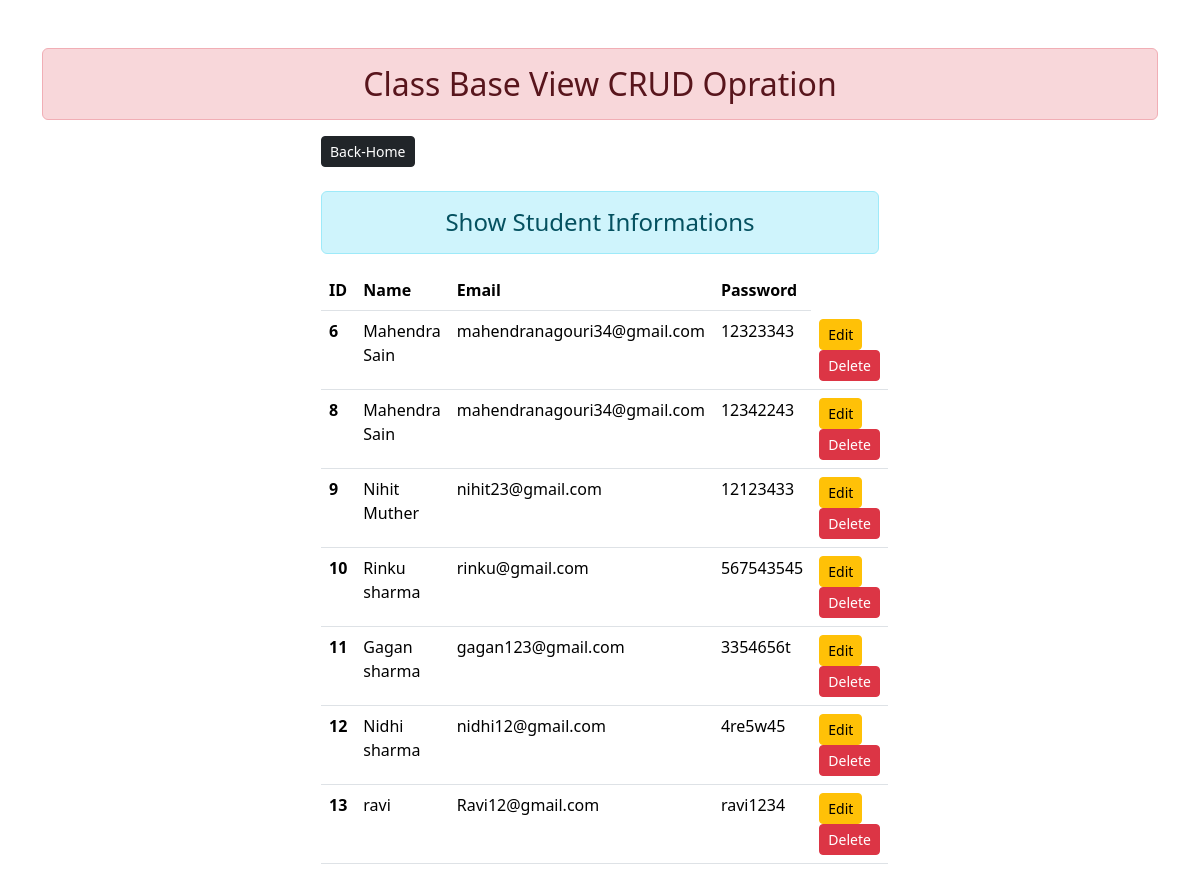
Page /data-show/ on the committed database.
### APP/models.py (models this page shows)
class User(models.Model):
    name = models.CharField(max_length = 100)
    email = models.EmailField()
    password = models.CharField(max_length = 100)

### APP/views.py (the view)
# urls.py: path('data-show/',views.StudentListView.as_view(),name="listView"),
class StudentListView(ListView):
    model = User
    template_name = 'getdata.html'
    context_object_name = 'stu'

### APP/template/getdata.html (shortened to what this page needs)
{% extends "base.html" %}
{% block content %}
<div class="col-sm-6 offset-3">
  <a href="{% url 'Home' %}" class="btn btn-dark btn-sm">Back-Home</a>
</div>
<div class="col-sm-6 offset-3">
  <br />
  <h4 class="text-center alert alert-info"> Show Student Informations</h4>
  {% if stu %}
  <table class="table">
    <thead>
      <tr>
        <th scope="col">ID</th>
        <th scope="col">Name</th>
        <th scope="col">Email</th>
        <th scope="col">Password</th>
      </tr>
    </thead>
    <tbody>
      {% for student in stu %}
      <tr>
        <th scope="row">{{ student.id }}</th>
        <td>{{ student.name }}</td>
        <td>{{ student.email }}</td>
        <td>{{ student.password }}</td>
        <td>
          <a href="{% url 'Update' student.id %}" class="btn btn-warning btn-sm">Edit</a>
          <a href="#deleteStudentModel{{ student.id }}" class="btn btn-danger btn-sm" data-bs-toggle="modal">Delete</a>
        </td>
      </tr>
      {% endfor %}
    </tbody>
  </table>
  {% else %}
  <h4 class="text-center alert alert-warning">No Records</h4>
  {% endif %}
</div>
{% endblock content %}

### APP/template/base.html (shortened to what this page needs)
<!DOCTYPE html>
{% load static %}
<html lang="en">
  <head>
    <link rel="stylesheet" href="{% static 'eronall/CSS/bootstrap.css' %}" />
  </head>
  <body>
    <div class="container mt-5">
      <h2 class="text-center alert alert-danger">
        Class Base View CRUD Opration
      </h2>
      {% block content %} {% endblock content %}
    </div>
  </body>
</html>

### rows in the picture
User: id "6", name "Mahendra Sain", email "mahendranagouri34@gmail.com", password "12323343"
User: id "8", name "Mahendra Sain", email "mahendranagouri34@gmail.com", password "12342243"
User: id "9", name "Nihit Muther", email "nihit23@gmail.com", password "12123433"
User: id "10", name "Rinku sharma", email "rinku@gmail.com", password "567543545"
User: id "11", name "Gagan sharma", email "gagan123@gmail.com", password "3354656t"
User: id "12", name "Nidhi sharma", email "nidhi12@gmail.com", password "4re5w45"
User: id "13", name "ravi", email "Ravi12@gmail.com", password "ravi1234"
